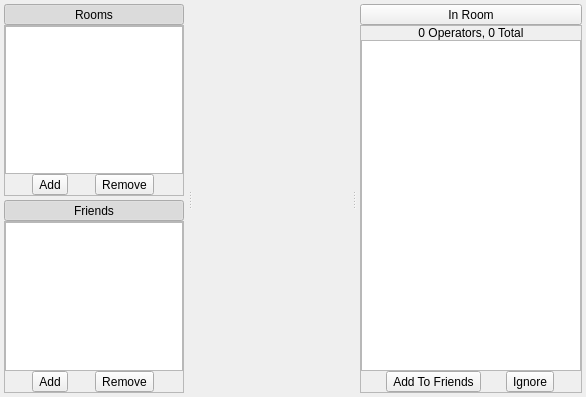
<?xml version="1.0" encoding="UTF-8"?>
<ui version="4.0">
 <class>WidgetChat</class>
 <widget class="QWidget" name="WidgetChat">
  <property name="geometry">
   <rect>
    <x>0</x>
    <y>0</y>
    <width>586</width>
    <height>397</height>
   </rect>
  </property>
  <property name="windowTitle">
   <string>Chat</string>
  </property>
  <property name="windowIcon">
   <iconset resource="../Resource.qrc">
    <normaloff>:/Resource/Chat/Chat.png</normaloff>:/Resource/Chat/Chat.png</iconset>
  </property>
  <layout class="QVBoxLayout" name="verticalLayout">
   <property name="spacing">
    <number>0</number>
   </property>
   <property name="margin">
    <number>0</number>
   </property>
   <item>
    <widget class="QSplitter" name="splitterChat">
     <property name="contextMenuPolicy">
      <enum>Qt::CustomContextMenu</enum>
     </property>
     <property name="orientation">
      <enum>Qt::Horizontal</enum>
     </property>
     <widget class="QFrame" name="frameChatLeftSidebar">
      <property name="maximumSize">
       <size>
        <width>188</width>
        <height>16777215</height>
       </size>
      </property>
      <property name="styleSheet">
       <string notr="true"/>
      </property>
      <property name="frameShape">
       <enum>QFrame::NoFrame</enum>
      </property>
      <property name="frameShadow">
       <enum>QFrame::Raised</enum>
      </property>
      <layout class="QGridLayout" name="gridLayout_49">
       <property name="margin">
        <number>4</number>
       </property>
       <property name="spacing">
        <number>4</number>
       </property>
       <item row="0" column="0">
        <layout class="QGridLayout" name="gridLayoutChatRoomsTask">
         <property name="spacing">
          <number>0</number>
         </property>
         <item row="1" column="0" colspan="2">
          <widget class="QFrame" name="frameChatRoomsTask">
           <property name="sizePolicy">
            <sizepolicy hsizetype="Preferred" vsizetype="Expanding">
             <horstretch>0</horstretch>
             <verstretch>1</verstretch>
            </sizepolicy>
           </property>
           <property name="maximumSize">
            <size>
             <width>16777215</width>
             <height>16777215</height>
            </size>
           </property>
           <property name="styleSheet">
            <string notr="true"/>
           </property>
           <property name="frameShape">
            <enum>QFrame::StyledPanel</enum>
           </property>
           <property name="frameShadow">
            <enum>QFrame::Sunken</enum>
           </property>
           <layout class="QGridLayout" name="gridLayout_43">
            <property name="margin">
             <number>0</number>
            </property>
            <property name="spacing">
             <number>0</number>
            </property>
            <item row="3" column="0" colspan="2">
             <layout class="QGridLayout" name="gridLayoutChatRoomsButtons">
              <item row="0" column="0">
               <widget class="QToolButton" name="toolButtonChatRoomAdd">
                <property name="text">
                 <string>Add</string>
                </property>
                <property name="icon">
                 <iconset resource="../Resource.qrc">
                  <normaloff>:/Resource/Generic/Add.png</normaloff>:/Resource/Generic/Add.png</iconset>
                </property>
                <property name="iconSize">
                 <size>
                  <width>20</width>
                  <height>20</height>
                 </size>
                </property>
                <property name="toolButtonStyle">
                 <enum>Qt::ToolButtonTextBesideIcon</enum>
                </property>
               </widget>
              </item>
              <item row="0" column="1">
               <widget class="QToolButton" name="toolButtonChatRoomRemove">
                <property name="text">
                 <string>Remove</string>
                </property>
                <property name="icon">
                 <iconset resource="../Resource.qrc">
                  <normaloff>:/Resource/Generic/Remove.png</normaloff>:/Resource/Generic/Remove.png</iconset>
                </property>
                <property name="iconSize">
                 <size>
                  <width>20</width>
                  <height>20</height>
                 </size>
                </property>
                <property name="toolButtonStyle">
                 <enum>Qt::ToolButtonTextBesideIcon</enum>
                </property>
               </widget>
              </item>
             </layout>
            </item>
            <item row="2" column="0">
             <widget class="QTreeView" name="treeViewChatRooms">
              <property name="styleSheet">
               <string notr="true"/>
              </property>
             </widget>
            </item>
           </layout>
          </widget>
         </item>
         <item row="0" column="1">
          <widget class="QToolButton" name="toolButtonChatRoomsHeader">
           <property name="sizePolicy">
            <sizepolicy hsizetype="Expanding" vsizetype="Fixed">
             <horstretch>0</horstretch>
             <verstretch>0</verstretch>
            </sizepolicy>
           </property>
           <property name="styleSheet">
            <string notr="true"/>
           </property>
           <property name="text">
            <string>Rooms</string>
           </property>
           <property name="icon">
            <iconset resource="../Resource.qrc">
             <normaloff>:/Resource/Chat/Rooms.png</normaloff>:/Resource/Chat/Rooms.png</iconset>
           </property>
           <property name="checkable">
            <bool>true</bool>
           </property>
           <property name="checked">
            <bool>true</bool>
           </property>
           <property name="toolButtonStyle">
            <enum>Qt::ToolButtonTextBesideIcon</enum>
           </property>
          </widget>
         </item>
        </layout>
       </item>
       <item row="1" column="0">
        <layout class="QGridLayout" name="gridLayoutChatFriendsTask">
         <property name="spacing">
          <number>0</number>
         </property>
         <item row="0" column="0">
          <widget class="QToolButton" name="toolButtonChatFriendsHeader">
           <property name="sizePolicy">
            <sizepolicy hsizetype="Expanding" vsizetype="Fixed">
             <horstretch>0</horstretch>
             <verstretch>0</verstretch>
            </sizepolicy>
           </property>
           <property name="styleSheet">
            <string notr="true"/>
           </property>
           <property name="text">
            <string>Friends</string>
           </property>
           <property name="icon">
            <iconset resource="../Resource.qrc">
             <normaloff>:/Resource/Chat/Friends.png</normaloff>:/Resource/Chat/Friends.png</iconset>
           </property>
           <property name="checkable">
            <bool>true</bool>
           </property>
           <property name="checked">
            <bool>true</bool>
           </property>
           <property name="toolButtonStyle">
            <enum>Qt::ToolButtonTextBesideIcon</enum>
           </property>
          </widget>
         </item>
         <item row="1" column="0">
          <widget class="QFrame" name="frameChatFriendsTask">
           <property name="sizePolicy">
            <sizepolicy hsizetype="Preferred" vsizetype="Expanding">
             <horstretch>0</horstretch>
             <verstretch>1</verstretch>
            </sizepolicy>
           </property>
           <property name="maximumSize">
            <size>
             <width>16777215</width>
             <height>16777215</height>
            </size>
           </property>
           <property name="styleSheet">
            <string notr="true"/>
           </property>
           <property name="frameShape">
            <enum>QFrame::StyledPanel</enum>
           </property>
           <property name="frameShadow">
            <enum>QFrame::Sunken</enum>
           </property>
           <layout class="QGridLayout" name="gridLayout_51">
            <property name="margin">
             <number>0</number>
            </property>
            <property name="spacing">
             <number>0</number>
            </property>
            <item row="1" column="0">
             <layout class="QGridLayout" name="gridLayoutChatFriendsButtons">
              <item row="0" column="0">
               <widget class="QToolButton" name="toolButtonChatFriendAdd">
                <property name="text">
                 <string>Add</string>
                </property>
                <property name="icon">
                 <iconset resource="../Resource.qrc">
                  <normaloff>:/Resource/Generic/Add.png</normaloff>:/Resource/Generic/Add.png</iconset>
                </property>
                <property name="iconSize">
                 <size>
                  <width>20</width>
                  <height>20</height>
                 </size>
                </property>
                <property name="toolButtonStyle">
                 <enum>Qt::ToolButtonTextBesideIcon</enum>
                </property>
               </widget>
              </item>
              <item row="0" column="1">
               <widget class="QToolButton" name="toolButtonChatFriendRemove">
                <property name="text">
                 <string>Remove</string>
                </property>
                <property name="icon">
                 <iconset resource="../Resource.qrc">
                  <normaloff>:/Resource/Generic/Remove.png</normaloff>:/Resource/Generic/Remove.png</iconset>
                </property>
                <property name="iconSize">
                 <size>
                  <width>20</width>
                  <height>20</height>
                 </size>
                </property>
                <property name="toolButtonStyle">
                 <enum>Qt::ToolButtonTextBesideIcon</enum>
                </property>
               </widget>
              </item>
             </layout>
            </item>
            <item row="0" column="0">
             <widget class="QListView" name="listViewChatFriends">
              <property name="styleSheet">
               <string notr="true"/>
              </property>
             </widget>
            </item>
           </layout>
          </widget>
         </item>
        </layout>
       </item>
       <item row="2" column="0">
        <spacer name="verticalSpacer_2">
         <property name="orientation">
          <enum>Qt::Vertical</enum>
         </property>
         <property name="sizeType">
          <enum>QSizePolicy::Expanding</enum>
         </property>
         <property name="sizeHint" stdset="0">
          <size>
           <width>20</width>
           <height>0</height>
          </size>
         </property>
        </spacer>
       </item>
      </layout>
     </widget>
     <widget class="QWidget" name="layoutWidget">
      <layout class="QVBoxLayout" name="verticalLayoutChatMiddle">
       <property name="spacing">
        <number>0</number>
       </property>
       <property name="margin">
        <number>0</number>
       </property>
      </layout>
     </widget>
     <widget class="QFrame" name="frameChatRightSidebar">
      <property name="maximumSize">
       <size>
        <width>230</width>
        <height>16777215</height>
       </size>
      </property>
      <property name="styleSheet">
       <string notr="true"/>
      </property>
      <property name="frameShape">
       <enum>QFrame::NoFrame</enum>
      </property>
      <property name="frameShadow">
       <enum>QFrame::Raised</enum>
      </property>
      <layout class="QGridLayout" name="gridLayout_46">
       <property name="margin">
        <number>4</number>
       </property>
       <property name="spacing">
        <number>4</number>
       </property>
       <item row="0" column="0">
        <layout class="QGridLayout" name="gridLayoutChatUsersTask">
         <property name="spacing">
          <number>0</number>
         </property>
         <item row="2" column="0">
          <widget class="QFrame" name="frameChatUsersTask">
           <property name="maximumSize">
            <size>
             <width>16777215</width>
             <height>16777215</height>
            </size>
           </property>
           <property name="styleSheet">
            <string notr="true"/>
           </property>
           <property name="frameShape">
            <enum>QFrame::StyledPanel</enum>
           </property>
           <property name="frameShadow">
            <enum>QFrame::Sunken</enum>
           </property>
           <layout class="QGridLayout" name="gridLayout_41">
            <property name="margin">
             <number>0</number>
            </property>
            <property name="spacing">
             <number>0</number>
            </property>
            <item row="2" column="0">
             <layout class="QGridLayout" name="gridLayoutChatUsersButtons">
              <item row="0" column="0">
               <widget class="QToolButton" name="toolButtonChatAddFriend">
                <property name="text">
                 <string>Add To Friends</string>
                </property>
                <property name="icon">
                 <iconset resource="../Resource.qrc">
                  <normaloff>:/Resource/Generic/Add.png</normaloff>:/Resource/Generic/Add.png</iconset>
                </property>
                <property name="iconSize">
                 <size>
                  <width>20</width>
                  <height>20</height>
                 </size>
                </property>
                <property name="toolButtonStyle">
                 <enum>Qt::ToolButtonTextBesideIcon</enum>
                </property>
               </widget>
              </item>
              <item row="0" column="1">
               <widget class="QToolButton" name="toolButtonChatIgnore">
                <property name="text">
                 <string>Ignore</string>
                </property>
                <property name="icon">
                 <iconset resource="../Resource.qrc">
                  <normaloff>:/Resource/Generic/Ban.png</normaloff>:/Resource/Generic/Ban.png</iconset>
                </property>
                <property name="iconSize">
                 <size>
                  <width>20</width>
                  <height>20</height>
                 </size>
                </property>
                <property name="toolButtonStyle">
                 <enum>Qt::ToolButtonTextBesideIcon</enum>
                </property>
               </widget>
              </item>
             </layout>
            </item>
            <item row="0" column="0">
             <widget class="QLabel" name="labelChatUsersCount">
              <property name="text">
               <string>0 Operators, 0 Total</string>
              </property>
              <property name="alignment">
               <set>Qt::AlignCenter</set>
              </property>
             </widget>
            </item>
            <item row="1" column="0">
             <widget class="QListView" name="listViewChatUsers">
              <property name="styleSheet">
               <string notr="true"/>
              </property>
              <property name="iconSize">
               <size>
                <width>16</width>
                <height>16</height>
               </size>
              </property>
             </widget>
            </item>
           </layout>
          </widget>
         </item>
         <item row="1" column="0">
          <widget class="QToolButton" name="toolButtonChatUsersHeader">
           <property name="sizePolicy">
            <sizepolicy hsizetype="Expanding" vsizetype="Fixed">
             <horstretch>0</horstretch>
             <verstretch>0</verstretch>
            </sizepolicy>
           </property>
           <property name="styleSheet">
            <string notr="true"/>
           </property>
           <property name="text">
            <string>In Room</string>
           </property>
           <property name="icon">
            <iconset resource="../Resource.qrc">
             <normaloff>:/Resource/Chat/Users.png</normaloff>:/Resource/Chat/Users.png</iconset>
           </property>
           <property name="toolButtonStyle">
            <enum>Qt::ToolButtonTextBesideIcon</enum>
           </property>
          </widget>
         </item>
        </layout>
       </item>
      </layout>
     </widget>
    </widget>
   </item>
  </layout>
 </widget>
 <resources>
  <include location="../Resource.qrc"/>
 </resources>
 <connections>
  <connection>
   <sender>toolButtonChatRoomsHeader</sender>
   <signal>toggled(bool)</signal>
   <receiver>frameChatRoomsTask</receiver>
   <slot>setVisible(bool)</slot>
   <hints>
    <hint type="sourcelabel">
     <x>41</x>
     <y>13</y>
    </hint>
    <hint type="destinationlabel">
     <x>41</x>
     <y>27</y>
    </hint>
   </hints>
  </connection>
  <connection>
   <sender>toolButtonChatFriendsHeader</sender>
   <signal>toggled(bool)</signal>
   <receiver>frameChatFriendsTask</receiver>
   <slot>setVisible(bool)</slot>
   <hints>
    <hint type="sourcelabel">
     <x>87</x>
     <y>209</y>
    </hint>
    <hint type="destinationlabel">
     <x>87</x>
     <y>221</y>
    </hint>
   </hints>
  </connection>
 </connections>
</ui>
